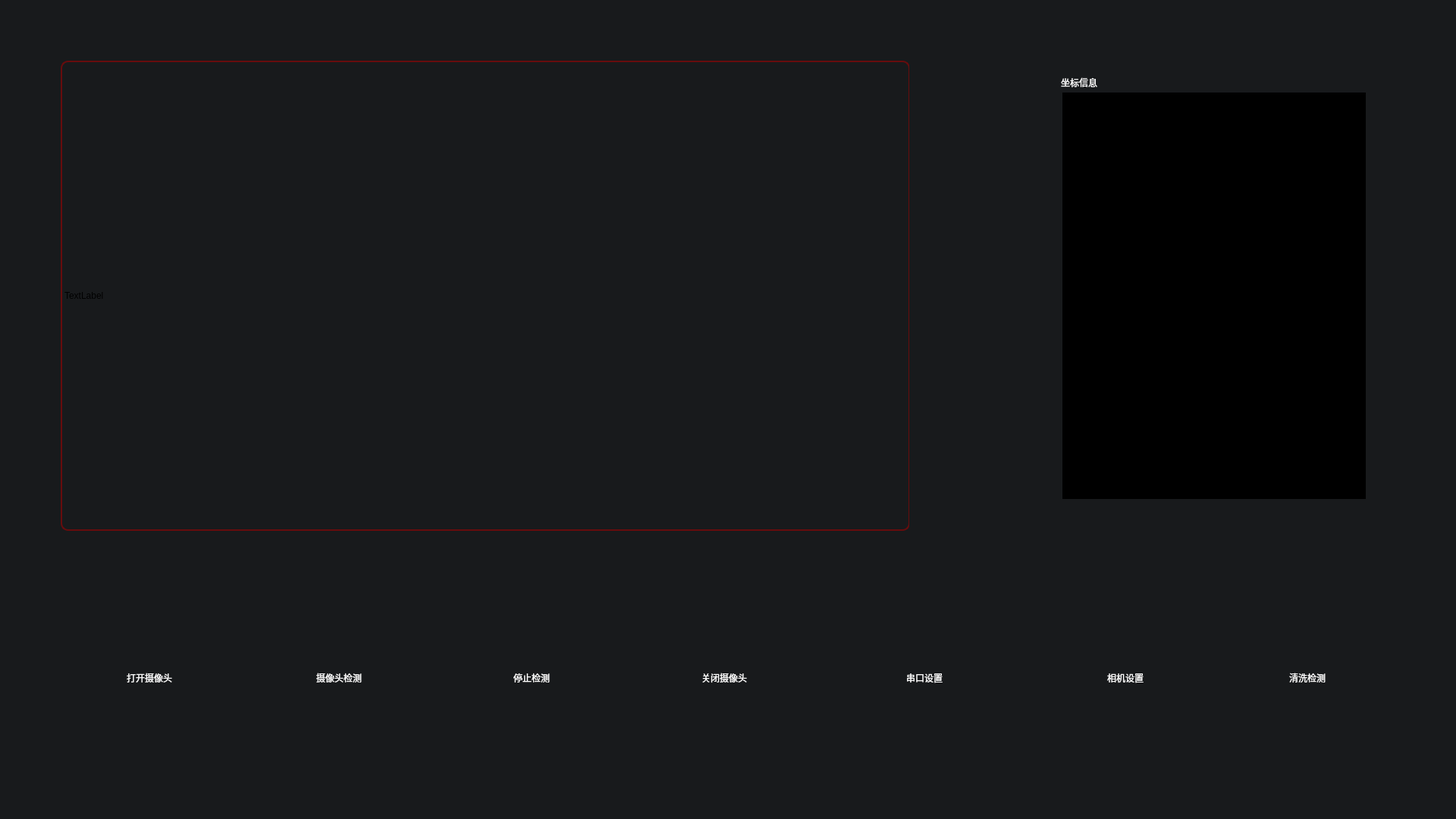
<?xml version="1.0" encoding="UTF-8"?>
<ui version="4.0">
 <class>mainView</class>
 <widget class="QWidget" name="mainView">
  <property name="geometry">
   <rect>
    <x>0</x>
    <y>0</y>
    <width>1920</width>
    <height>1080</height>
   </rect>
  </property>
  <property name="windowTitle">
   <string>Form</string>
  </property>
  <property name="styleSheet">
   <string notr="true">#mainView{
background-color: rgb(24, 26, 28);
}

#lineEdit{
color: rgb(255, 255, 255);
background-color: #141517;
border-radius:35px;
border:1px solid #999999;
font: 16pt &quot;微软雅黑&quot;;
}
#widget_Vedio{
/*border:6px solid #1C8FBF;
border:6px solid #650a0c;*/
background-color:#181A1C;
/*border-radius:10px;*/
}
#widget_Rect{
border-image: url(:/icon/mainView/biankuang.png);
}

#label_Normal{
border-image: url(:/icon/mainView/zhengchang2.png);
}
#label_Abnormal{
border-image: url(:/icon/mainView/yichang2.png);
}
#textEdit_feedback{
background-color:#000000;
color: rgb(255, 255, 255);
font: 14pt &quot;微软雅黑&quot;;
}
#widget_OpenCamera,#widget_StopCheck,#widget_CloseCamera,#widget_CarmeraCheck,#widget_CameraSetting,#widget_SerialPortSetting,#widget_WashCheck{
border-image: url(:/icon/mainViewBlue/anniu_nor.png);
}


#btn_CarmeraCheck,#btn_CameraSetting,#btn_CloseCamera,#btnStopCheck,#btnOpenCamera,#btn_SerialPortSetting,#stackedWidget,
#btn_CloseTaskCheck,#btn_ShutCamera,#btn_SpreadCamera,#btn_StartTaskCheck,#btnWashingCheck{
background-color: rgba(0,0,0,0%);
border:none;
}
#widget_StopCheck:hover,#widget_OpenCamera:hover,#widget_CloseCamera:hover,#widget_CarmeraCheck:hover,#widget_SerialPortSetting:hover,#widget_CameraSetting:hover,#widget_WashCheck:hover{
border-image: url(:/icon/mainViewBlue/anniu_press.png);
}
#widget_CloseTaskCheck,#widget_ShutCamera,#widget_StartTaskCheck,#widget_SpreadCamera{
border-image: url(:/icon/mainView/anniu_nor.png);
}

#widget_CloseTaskCheck:hover,#widget_ShutCamera:hover,#widget_StartTaskCheck:hover,#widget_SpreadCamera:hover{
border-image: url(:/icon/mainView/anniu_press.png);
}
#label{
color: rgb(255, 255, 255);
font: 14pt &quot;微软雅黑&quot;;
}
#btn_PauseVedio{
background-color: rgba(0,0,0,0%);
border:none;
}
#widget_autoClearError{
border-image: url(:/icon/mainView/zidongqingchu.png);
}
#widget_manualClearError{
border-image: url(:/icon/mainView/shoudongqingchu.png);
}
#btn_manualClearError,#btn_autoClearError{
background-color: rgba(0,0,0,0%);
border:none;
border-radius:45px
}
#label_3,#label_4,#label_5,#label_6,#label_7,#label_8,#label_9,#label_10,#label_11,#label_12,#label_13{
color: rgb(255, 255, 255);
font: 12pt &quot;微软雅黑&quot;;
}
#btnWashCheck{
background-color:#0d6c94;
border-radius:20px;
border:3px solid #00d2ff;
font: 12pt &quot;微软雅黑&quot;;
color: rgb(255, 255, 255);
}</string>
  </property>
  <widget class="QWidget" name="widget_Vedio" native="true">
   <property name="geometry">
    <rect>
     <x>79</x>
     <y>80</y>
     <width>1120</width>
     <height>620</height>
    </rect>
   </property>
   <widget class="QPushButton" name="btn_PauseVedio">
    <property name="geometry">
     <rect>
      <x>526</x>
      <y>277</y>
      <width>66</width>
      <height>66</height>
     </rect>
    </property>
    <property name="text">
     <string/>
    </property>
    <property name="icon">
     <iconset resource="res.qrc">
      <normaloff>:/icon/mainView/bofang.png</normaloff>:/icon/mainView/bofang.png</iconset>
    </property>
    <property name="iconSize">
     <size>
      <width>66</width>
      <height>66</height>
     </size>
    </property>
   </widget>
   <widget class="MyLabel" name="label_play">
    <property name="geometry">
     <rect>
      <x>4</x>
      <y>0</y>
      <width>1120</width>
      <height>620</height>
     </rect>
    </property>
    <property name="minimumSize">
     <size>
      <width>1120</width>
      <height>620</height>
     </size>
    </property>
    <property name="styleSheet">
     <string notr="true">/*QLabel{border-width:2px;border-style: solid;border-radius:10px;border-color:rgb(22, 135, 198)}*/

</string>
    </property>
    <property name="text">
     <string/>
    </property>
   </widget>
   <widget class="QLabel" name="label_play_1">
    <property name="geometry">
     <rect>
      <x>1</x>
      <y>0</y>
      <width>1120</width>
      <height>620</height>
     </rect>
    </property>
    <property name="styleSheet">
     <string notr="true">QLabel{border-width:2px;border-style: solid;border-radius:10px;border-color:#670c0d}</string>
    </property>
    <property name="text">
     <string>TextLabel</string>
    </property>
   </widget>
  </widget>
  <widget class="QWidget" name="widget_Rect" native="true">
   <property name="geometry">
    <rect>
     <x>1229</x>
     <y>74</y>
     <width>625</width>
     <height>647</height>
    </rect>
   </property>
   <widget class="QLabel" name="label_Normal">
    <property name="geometry">
     <rect>
      <x>20</x>
      <y>21</y>
      <width>140</width>
      <height>140</height>
     </rect>
    </property>
    <property name="text">
     <string/>
    </property>
   </widget>
   <widget class="QLabel" name="label_Abnormal">
    <property name="geometry">
     <rect>
      <x>40</x>
      <y>165</y>
      <width>88</width>
      <height>88</height>
     </rect>
    </property>
    <property name="text">
     <string/>
    </property>
   </widget>
   <widget class="QTextEdit" name="textEdit_feedback">
    <property name="geometry">
     <rect>
      <x>172</x>
      <y>48</y>
      <width>400</width>
      <height>536</height>
     </rect>
    </property>
    <property name="html">
     <string>&lt;!DOCTYPE HTML PUBLIC &quot;-//W3C//DTD HTML 4.0//EN&quot; &quot;http://www.w3.org/TR/REC-html40/strict.dtd&quot;&gt;
&lt;html&gt;&lt;head&gt;&lt;meta name=&quot;qrichtext&quot; content=&quot;1&quot; /&gt;&lt;style type=&quot;text/css&quot;&gt;
p, li { white-space: pre-wrap; }
&lt;/style&gt;&lt;/head&gt;&lt;body style=&quot; font-family:'微软雅黑'; font-size:14pt; font-weight:400; font-style:normal;&quot;&gt;
&lt;p style=&quot;-qt-paragraph-type:empty; margin-top:0px; margin-bottom:0px; margin-left:0px; margin-right:0px; -qt-block-indent:0; text-indent:0px;&quot;&gt;&lt;br /&gt;&lt;/p&gt;&lt;/body&gt;&lt;/html&gt;</string>
    </property>
   </widget>
   <widget class="QLabel" name="label">
    <property name="geometry">
     <rect>
      <x>170</x>
      <y>20</y>
      <width>209</width>
      <height>29</height>
     </rect>
    </property>
    <property name="text">
     <string>坐标信息</string>
    </property>
   </widget>
  </widget>
  <widget class="QStackedWidget" name="stackedWidget">
   <property name="geometry">
    <rect>
     <x>-40</x>
     <y>730</y>
     <width>1920</width>
     <height>291</height>
    </rect>
   </property>
   <property name="styleSheet">
    <string notr="true"/>
   </property>
   <property name="currentIndex">
    <number>0</number>
   </property>
   <widget class="QWidget" name="page_7">
    <widget class="QWidget" name="widget_OpenCamera" native="true">
     <property name="geometry">
      <rect>
       <x>184</x>
       <y>0</y>
       <width>171</width>
       <height>150</height>
      </rect>
     </property>
     <widget class="QPushButton" name="btnOpenCamera">
      <property name="geometry">
       <rect>
        <x>20</x>
        <y>20</y>
        <width>130</width>
        <height>105</height>
       </rect>
      </property>
      <property name="text">
       <string/>
      </property>
      <property name="icon">
       <iconset resource="res.qrc">
        <normaloff>:/icon/mainViewBlue/shexiangtou_ic.png</normaloff>:/icon/mainViewBlue/shexiangtou_ic.png</iconset>
      </property>
      <property name="iconSize">
       <size>
        <width>50</width>
        <height>50</height>
       </size>
      </property>
     </widget>
    </widget>
    <widget class="QWidget" name="widget_CarmeraCheck" native="true">
     <property name="geometry">
      <rect>
       <x>430</x>
       <y>0</y>
       <width>171</width>
       <height>150</height>
      </rect>
     </property>
     <widget class="QPushButton" name="btn_CarmeraCheck">
      <property name="geometry">
       <rect>
        <x>15</x>
        <y>20</y>
        <width>130</width>
        <height>105</height>
       </rect>
      </property>
      <property name="text">
       <string/>
      </property>
      <property name="icon">
       <iconset resource="res.qrc">
        <normaloff>:/icon/mainViewBlue/jiance_ic.png</normaloff>:/icon/mainViewBlue/jiance_ic.png</iconset>
      </property>
      <property name="iconSize">
       <size>
        <width>50</width>
        <height>50</height>
       </size>
      </property>
     </widget>
    </widget>
    <widget class="QWidget" name="widget_StopCheck" native="true">
     <property name="geometry">
      <rect>
       <x>690</x>
       <y>0</y>
       <width>171</width>
       <height>150</height>
      </rect>
     </property>
     <widget class="QPushButton" name="btnStopCheck">
      <property name="geometry">
       <rect>
        <x>15</x>
        <y>20</y>
        <width>130</width>
        <height>105</height>
       </rect>
      </property>
      <property name="text">
       <string/>
      </property>
      <property name="icon">
       <iconset resource="res.qrc">
        <normaloff>:/icon/mainViewBlue/tingzhi_ic.png</normaloff>:/icon/mainViewBlue/tingzhi_ic.png</iconset>
      </property>
      <property name="iconSize">
       <size>
        <width>50</width>
        <height>50</height>
       </size>
      </property>
     </widget>
    </widget>
    <widget class="QWidget" name="widget_CloseCamera" native="true">
     <property name="geometry">
      <rect>
       <x>942</x>
       <y>0</y>
       <width>171</width>
       <height>150</height>
      </rect>
     </property>
     <widget class="QPushButton" name="btn_CloseCamera">
      <property name="geometry">
       <rect>
        <x>15</x>
        <y>20</y>
        <width>130</width>
        <height>105</height>
       </rect>
      </property>
      <property name="text">
       <string/>
      </property>
      <property name="icon">
       <iconset resource="res.qrc">
        <normaloff>:/icon/mainViewBlue/guanbi_ic.png</normaloff>:/icon/mainViewBlue/guanbi_ic.png</iconset>
      </property>
      <property name="iconSize">
       <size>
        <width>50</width>
        <height>50</height>
       </size>
      </property>
     </widget>
    </widget>
    <widget class="QWidget" name="widget_SerialPortSetting" native="true">
     <property name="geometry">
      <rect>
       <x>1202</x>
       <y>0</y>
       <width>171</width>
       <height>150</height>
      </rect>
     </property>
     <widget class="QPushButton" name="btn_SerialPortSetting">
      <property name="geometry">
       <rect>
        <x>15</x>
        <y>20</y>
        <width>130</width>
        <height>105</height>
       </rect>
      </property>
      <property name="text">
       <string/>
      </property>
      <property name="icon">
       <iconset resource="res.qrc">
        <normaloff>:/icon/mainViewBlue/chuankou_ic.png</normaloff>:/icon/mainViewBlue/chuankou_ic.png</iconset>
      </property>
      <property name="iconSize">
       <size>
        <width>50</width>
        <height>50</height>
       </size>
      </property>
     </widget>
    </widget>
    <widget class="QWidget" name="widget_CameraSetting" native="true">
     <property name="geometry">
      <rect>
       <x>1462</x>
       <y>0</y>
       <width>171</width>
       <height>150</height>
      </rect>
     </property>
     <widget class="QPushButton" name="btn_CameraSetting">
      <property name="geometry">
       <rect>
        <x>15</x>
        <y>20</y>
        <width>130</width>
        <height>105</height>
       </rect>
      </property>
      <property name="text">
       <string/>
      </property>
      <property name="icon">
       <iconset resource="res.qrc">
        <normaloff>:/icon/mainViewBlue/xiangji_ic.png</normaloff>:/icon/mainViewBlue/xiangji_ic.png</iconset>
      </property>
      <property name="iconSize">
       <size>
        <width>50</width>
        <height>50</height>
       </size>
      </property>
     </widget>
    </widget>
    <widget class="QLabel" name="label_3">
     <property name="geometry">
      <rect>
       <x>207</x>
       <y>150</y>
       <width>121</width>
       <height>28</height>
      </rect>
     </property>
     <property name="text">
      <string>打开摄像头</string>
     </property>
    </widget>
    <widget class="QLabel" name="label_4">
     <property name="geometry">
      <rect>
       <x>457</x>
       <y>150</y>
       <width>121</width>
       <height>28</height>
      </rect>
     </property>
     <property name="text">
      <string>摄像头检测</string>
     </property>
    </widget>
    <widget class="QLabel" name="label_5">
     <property name="geometry">
      <rect>
       <x>717</x>
       <y>150</y>
       <width>131</width>
       <height>28</height>
      </rect>
     </property>
     <property name="text">
      <string>停止检测</string>
     </property>
    </widget>
    <widget class="QLabel" name="label_6">
     <property name="geometry">
      <rect>
       <x>965</x>
       <y>150</y>
       <width>131</width>
       <height>28</height>
      </rect>
     </property>
     <property name="text">
      <string>关闭摄像头</string>
     </property>
    </widget>
    <widget class="QLabel" name="label_7">
     <property name="geometry">
      <rect>
       <x>1235</x>
       <y>150</y>
       <width>131</width>
       <height>28</height>
      </rect>
     </property>
     <property name="text">
      <string>串口设置</string>
     </property>
    </widget>
    <widget class="QLabel" name="label_8">
     <property name="geometry">
      <rect>
       <x>1500</x>
       <y>150</y>
       <width>131</width>
       <height>28</height>
      </rect>
     </property>
     <property name="text">
      <string>相机设置</string>
     </property>
    </widget>
    <widget class="QWidget" name="widget_WashCheck" native="true">
     <property name="geometry">
      <rect>
       <x>1710</x>
       <y>0</y>
       <width>171</width>
       <height>150</height>
      </rect>
     </property>
     <widget class="QPushButton" name="btnWashingCheck">
      <property name="geometry">
       <rect>
        <x>16</x>
        <y>18</y>
        <width>130</width>
        <height>105</height>
       </rect>
      </property>
      <property name="text">
       <string/>
      </property>
      <property name="icon">
       <iconset resource="res.qrc">
        <normaloff>:/icon/clear.png</normaloff>:/icon/clear.png</iconset>
      </property>
      <property name="iconSize">
       <size>
        <width>48</width>
        <height>48</height>
       </size>
      </property>
     </widget>
    </widget>
    <widget class="QLabel" name="label_13">
     <property name="geometry">
      <rect>
       <x>1740</x>
       <y>150</y>
       <width>131</width>
       <height>28</height>
      </rect>
     </property>
     <property name="text">
      <string>清洗检测</string>
     </property>
    </widget>
    <widget class="QLabel" name="label_statu">
     <property name="geometry">
      <rect>
       <x>50</x>
       <y>210</y>
       <width>1861</width>
       <height>31</height>
      </rect>
     </property>
     <property name="text">
      <string/>
     </property>
    </widget>
   </widget>
   <widget class="QWidget" name="page_8">
    <widget class="QWidget" name="widget_SpreadCamera" native="true">
     <property name="geometry">
      <rect>
       <x>60</x>
       <y>10</y>
       <width>171</width>
       <height>150</height>
      </rect>
     </property>
     <widget class="QPushButton" name="btn_SpreadCamera">
      <property name="geometry">
       <rect>
        <x>20</x>
        <y>20</y>
        <width>130</width>
        <height>105</height>
       </rect>
      </property>
      <property name="text">
       <string/>
      </property>
      <property name="icon">
       <iconset resource="res.qrc">
        <normaloff>:/icon/mainView/dakai_ic.png</normaloff>:/icon/mainView/dakai_ic.png</iconset>
      </property>
      <property name="iconSize">
       <size>
        <width>50</width>
        <height>50</height>
       </size>
      </property>
     </widget>
    </widget>
    <widget class="QWidget" name="widget_CloseTaskCheck" native="true">
     <property name="geometry">
      <rect>
       <x>780</x>
       <y>10</y>
       <width>171</width>
       <height>150</height>
      </rect>
     </property>
     <widget class="QPushButton" name="btn_CloseTaskCheck">
      <property name="geometry">
       <rect>
        <x>15</x>
        <y>20</y>
        <width>130</width>
        <height>105</height>
       </rect>
      </property>
      <property name="text">
       <string/>
      </property>
      <property name="icon">
       <iconset resource="res.qrc">
        <normaloff>:/icon/mainView/guanbijiance_ic.png</normaloff>:/icon/mainView/guanbijiance_ic.png</iconset>
      </property>
      <property name="iconSize">
       <size>
        <width>50</width>
        <height>50</height>
       </size>
      </property>
     </widget>
    </widget>
    <widget class="QWidget" name="widget_StartTaskCheck" native="true">
     <property name="geometry">
      <rect>
       <x>540</x>
       <y>10</y>
       <width>171</width>
       <height>150</height>
      </rect>
     </property>
     <widget class="QPushButton" name="btn_StartTaskCheck">
      <property name="geometry">
       <rect>
        <x>15</x>
        <y>20</y>
        <width>130</width>
        <height>105</height>
       </rect>
      </property>
      <property name="text">
       <string/>
      </property>
      <property name="icon">
       <iconset resource="res.qrc">
        <normaloff>:/icon/mainView/qidong_ic.png</normaloff>:/icon/mainView/qidong_ic.png</iconset>
      </property>
      <property name="iconSize">
       <size>
        <width>50</width>
        <height>50</height>
       </size>
      </property>
     </widget>
    </widget>
    <widget class="QWidget" name="widget_ShutCamera" native="true">
     <property name="geometry">
      <rect>
       <x>300</x>
       <y>10</y>
       <width>171</width>
       <height>150</height>
      </rect>
     </property>
     <widget class="QPushButton" name="btn_ShutCamera">
      <property name="geometry">
       <rect>
        <x>20</x>
        <y>20</y>
        <width>130</width>
        <height>105</height>
       </rect>
      </property>
      <property name="text">
       <string/>
      </property>
      <property name="icon">
       <iconset resource="res.qrc">
        <normaloff>:/icon/mainView/guanbi_ic.png</normaloff>:/icon/mainView/guanbi_ic.png</iconset>
      </property>
      <property name="iconSize">
       <size>
        <width>50</width>
        <height>50</height>
       </size>
      </property>
     </widget>
    </widget>
    <widget class="QWidget" name="widget_manualClearError" native="true">
     <property name="geometry">
      <rect>
       <x>1230</x>
       <y>20</y>
       <width>321</width>
       <height>125</height>
      </rect>
     </property>
     <widget class="QPushButton" name="btn_manualClearError">
      <property name="geometry">
       <rect>
        <x>10</x>
        <y>10</y>
        <width>290</width>
        <height>90</height>
       </rect>
      </property>
      <property name="text">
       <string/>
      </property>
     </widget>
    </widget>
    <widget class="QWidget" name="widget_autoClearError" native="true">
     <property name="geometry">
      <rect>
       <x>1551</x>
       <y>20</y>
       <width>321</width>
       <height>125</height>
      </rect>
     </property>
     <widget class="QPushButton" name="btn_autoClearError">
      <property name="geometry">
       <rect>
        <x>10</x>
        <y>10</y>
        <width>290</width>
        <height>90</height>
       </rect>
      </property>
      <property name="text">
       <string/>
      </property>
     </widget>
    </widget>
    <widget class="QLabel" name="label_9">
     <property name="geometry">
      <rect>
       <x>320</x>
       <y>160</y>
       <width>131</width>
       <height>28</height>
      </rect>
     </property>
     <property name="text">
      <string>关闭摄像头</string>
     </property>
    </widget>
    <widget class="QLabel" name="label_10">
     <property name="geometry">
      <rect>
       <x>90</x>
       <y>160</y>
       <width>121</width>
       <height>28</height>
      </rect>
     </property>
     <property name="text">
      <string>打开摄像头</string>
     </property>
    </widget>
    <widget class="QLabel" name="label_11">
     <property name="geometry">
      <rect>
       <x>550</x>
       <y>160</y>
       <width>145</width>
       <height>28</height>
      </rect>
     </property>
     <property name="text">
      <string>启动作业检测</string>
     </property>
    </widget>
    <widget class="QLabel" name="label_12">
     <property name="geometry">
      <rect>
       <x>790</x>
       <y>160</y>
       <width>145</width>
       <height>28</height>
      </rect>
     </property>
     <property name="text">
      <string>关闭作业检测</string>
     </property>
    </widget>
    <widget class="QWidget" name="widget_CloseTaskCheck_2" native="true">
     <property name="geometry">
      <rect>
       <x>1000</x>
       <y>10</y>
       <width>171</width>
       <height>150</height>
      </rect>
     </property>
     <property name="styleSheet">
      <string notr="true">QPushButton{border-image:url(:/icon/mainView/anniu_nor.png) 1 1 1 1
}
QPushButton:hover{border-image:url(:/icon/mainView/anniu_press2.png) 1 1 1 1
}

</string>
     </property>
     <widget class="QPushButton" name="btn_CloseTaskCheck_2">
      <property name="geometry">
       <rect>
        <x>0</x>
        <y>0</y>
        <width>171</width>
        <height>151</height>
       </rect>
      </property>
      <property name="styleSheet">
       <string notr="true"/>
      </property>
      <property name="text">
       <string/>
      </property>
      <property name="icon">
       <iconset resource="res.qrc">
        <normaloff>:/icon/back.png</normaloff>:/icon/back.png</iconset>
      </property>
      <property name="iconSize">
       <size>
        <width>50</width>
        <height>50</height>
       </size>
      </property>
      <property name="flat">
       <bool>true</bool>
      </property>
     </widget>
    </widget>
    <widget class="QLabel" name="label_14">
     <property name="geometry">
      <rect>
       <x>1030</x>
       <y>160</y>
       <width>101</width>
       <height>28</height>
      </rect>
     </property>
     <property name="palette">
      <palette>
       <active>
        <colorrole role="WindowText">
         <brush brushstyle="SolidPattern">
          <color alpha="255">
           <red>255</red>
           <green>255</green>
           <blue>255</blue>
          </color>
         </brush>
        </colorrole>
        <colorrole role="Text">
         <brush brushstyle="SolidPattern">
          <color alpha="255">
           <red>255</red>
           <green>255</green>
           <blue>255</blue>
          </color>
         </brush>
        </colorrole>
        <colorrole role="ButtonText">
         <brush brushstyle="SolidPattern">
          <color alpha="255">
           <red>255</red>
           <green>255</green>
           <blue>255</blue>
          </color>
         </brush>
        </colorrole>
        <colorrole role="PlaceholderText">
         <brush brushstyle="NoBrush">
          <color alpha="128">
           <red>255</red>
           <green>255</green>
           <blue>255</blue>
          </color>
         </brush>
        </colorrole>
       </active>
       <inactive>
        <colorrole role="WindowText">
         <brush brushstyle="SolidPattern">
          <color alpha="255">
           <red>255</red>
           <green>255</green>
           <blue>255</blue>
          </color>
         </brush>
        </colorrole>
        <colorrole role="Text">
         <brush brushstyle="SolidPattern">
          <color alpha="255">
           <red>255</red>
           <green>255</green>
           <blue>255</blue>
          </color>
         </brush>
        </colorrole>
        <colorrole role="ButtonText">
         <brush brushstyle="SolidPattern">
          <color alpha="255">
           <red>255</red>
           <green>255</green>
           <blue>255</blue>
          </color>
         </brush>
        </colorrole>
        <colorrole role="PlaceholderText">
         <brush brushstyle="NoBrush">
          <color alpha="128">
           <red>255</red>
           <green>255</green>
           <blue>255</blue>
          </color>
         </brush>
        </colorrole>
       </inactive>
       <disabled>
        <colorrole role="WindowText">
         <brush brushstyle="SolidPattern">
          <color alpha="255">
           <red>255</red>
           <green>255</green>
           <blue>255</blue>
          </color>
         </brush>
        </colorrole>
        <colorrole role="Text">
         <brush brushstyle="SolidPattern">
          <color alpha="255">
           <red>255</red>
           <green>255</green>
           <blue>255</blue>
          </color>
         </brush>
        </colorrole>
        <colorrole role="ButtonText">
         <brush brushstyle="SolidPattern">
          <color alpha="255">
           <red>255</red>
           <green>255</green>
           <blue>255</blue>
          </color>
         </brush>
        </colorrole>
        <colorrole role="PlaceholderText">
         <brush brushstyle="NoBrush">
          <color alpha="128">
           <red>255</red>
           <green>255</green>
           <blue>255</blue>
          </color>
         </brush>
        </colorrole>
       </disabled>
      </palette>
     </property>
     <property name="font">
      <font>
       <family>微软雅黑</family>
       <pointsize>12</pointsize>
      </font>
     </property>
     <property name="styleSheet">
      <string notr="true">color: rgb(255, 255, 255);</string>
     </property>
     <property name="text">
      <string>返    回</string>
     </property>
    </widget>
   </widget>
  </widget>
 </widget>
 <customwidgets>
  <customwidget>
   <class>MyLabel</class>
   <extends>QLabel</extends>
   <header location="global">mylabel.h</header>
  </customwidget>
 </customwidgets>
 <resources>
  <include location="res.qrc"/>
 </resources>
 <connections/>
</ui>
